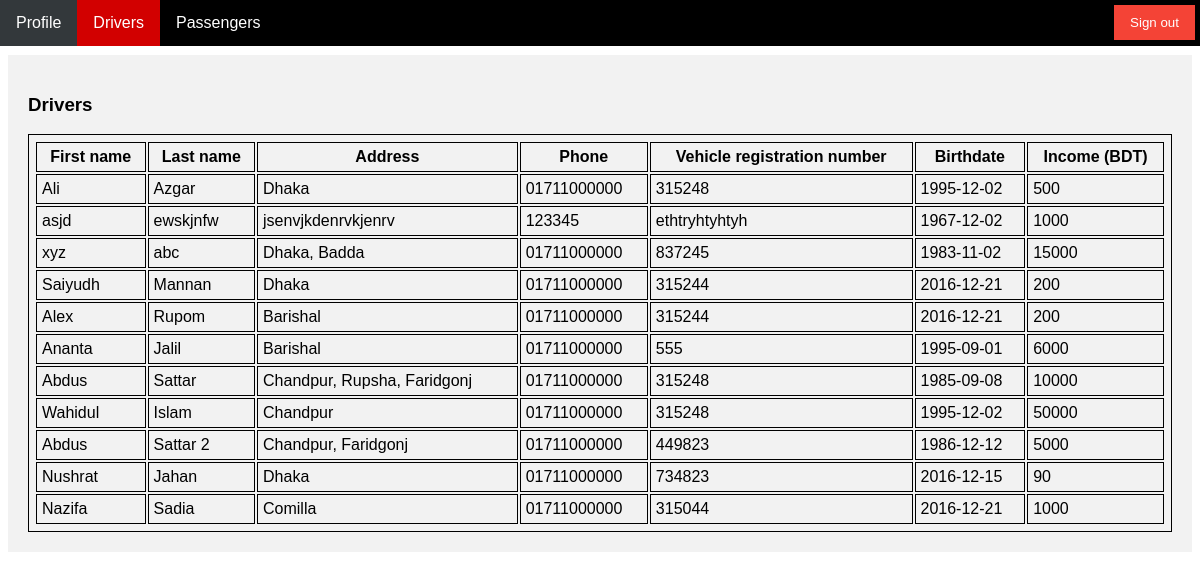
Screenshot of /CryptonCNGMS/drivers-for-admin.php (signed in) with the database file from the repository.
### tables this page shows
CREATE TABLE `users` (
  `uid` varchar(25) NOT NULL,
  `utype` varchar(15) NOT NULL,
  `fname` varchar(35) NOT NULL,
  `lname` varchar(35) NOT NULL,
  `email` varchar(35) NOT NULL,
  `password` varchar(50) NOT NULL,
  `gender` varchar(10) NOT NULL,
  `phone` varchar(30) NOT NULL
);

CREATE TABLE `drivers` (
  `dlnum` varchar(25) NOT NULL,
  `address` text NOT NULL,
  `vrn` varchar(25) NOT NULL,
  `birthdate` date NOT NULL,
  `income` varchar(30) NOT NULL
);

### CryptonCNGMS/drivers-for-admin.php (the view, shortened to what this page needs)
<!DOCTYPE html>
<html>
	<head>
		<link rel="stylesheet" href="resources/css/styles.css">
	</head>
	<body>
		<header class="header">
			<nav-bar>
				<nav-item><a href="admin-profile.php">Profile</a></nav-item>
				<nav-item><a class="active" href="drivers-for-admin.php">Drivers</a></nav-item>
				<nav-item><a href="passengers-for-admin.php">Passengers</a></nav-item>
				<nav-item style="float:right"><button onclick="location.href='index.php'" style="background-color: #f44336">Sign out</button></nav-item>
			</nav-bar>
		</header>
		<div class="registration-form" style="">
			<?php
				$hostname = "localhost";
				$username = "root";
				$password = "";
				$db_name = "cryptoncngms";
				$db = mysql_connect($hostname, $username, $password);
				if ($db) {
					$select_db = mysql_select_db($db_name);
					$uid = $_SESSION["uid"];
					if ($select_db) {
						$query = "SELECT utype FROM cryptoncngms.users WHERE cryptoncngms.users.uid = '$uid'";
						$result = mysql_query($query);
						if ($result) {
							$row = mysql_fetch_array($result);
							if ($row['utype'] == "admin") {
								if ($result) {
									echo "<h3>Drivers</h3>";
									$query = "SELECT * FROM cryptoncngms.users, cryptoncngms.drivers WHERE uid = dlnum";
									$result = mysql_query($query);
									if ($result) {
										echo '<table style="width: 100%;padding: 5px;border: 1px solid black">';
										echo '<tr><th style="padding: 5px;border: 1px solid black">First name</th><th style="padding: 5px;border: 1px solid black">Last name</th><th style="padding: 5px;border: 1px solid black">Address</th><th style="padding: 5px;border: 1px solid black">Phone</th>';
										echo '<th style="padding: 5px;border: 1px solid black">Vehicle registration number</th><th style="padding: 5px;border: 1px solid black">Birthdate</th><th style="padding: 5px;border: 1px solid black">Income (BDT)</th></tr>';
										while ($row = mysql_fetch_array($result)) {
											if($row) {
												echo '<tr><td style="padding: 5px;border: 1px solid black">' . $row['fname'] . '</td><td style="padding: 5px;border: 1px solid black">' . $row['lname'] . '</td><td style="padding: 5px;border: 1px solid black">' . $row['address'] . '</td><td style="padding: 5px;border: 1px solid black">' . $row['phone'] . '</td><td style="padding: 5px;border: 1px solid black">' . $row['vrn'] . '</td><td style="padding: 5px;border: 1px solid black">' . $row['birthdate'] . '</td>';
												echo '<td style="padding: 5px;border: 1px solid black">' . $row['income'] . '</td></tr>';
											}
										}
										echo '</table>';
									}
									else {
										echo mysql_error();
									}
								}
							}
						} else {
							mysql_error();
						}
					}
					else {
						echo mysql_error();
					}
				}
				else {
					echo mysql_error();
				}
			?>
		</div>
	</body>
</html>

### CryptonCNGMS/resources/css/styles.css (style rules this page uses)
html * { font-family: Arial !important; }
.header, .header-home { top: 0px; left: 0px; right: 0px; padding: 0px; margin: 0px; margin-left: 0px; margin-right: 0px; position: absolute; }
nav-bar { display: block; background-color: #000000; overflow: auto; }
nav-item { float: left; }
nav-item a { display: block; color: #ffffff; text-align: center; padding: 14px 16px; text-decoration: none; }
.active { background-color: #d20000; }
button { background-color: #1e90ff; color: white; padding: 10px 16px; margin: 5px 5px; border: none; cursor: pointer; }
.registration-form { margin: 55px 0px; background-color: #f2f2f2; padding: 20px; }

### rows the page displays
users: fname "Ali", lname "Azgar", drivers.address "Dhaka", phone "01711000000", drivers.vrn "315248", drivers.birthdate "1995-12-02", drivers.income "500"
users: fname "asjd", lname "ewskjnfw", drivers.address "jsenvjkdenrvkjenrv", phone "123345", drivers.vrn "ethtryhtyhtyh", drivers.birthdate "1967-12-02", drivers.income "1000"
users: fname "xyz", lname "abc", drivers.address "Dhaka, Badda", phone "01711000000", drivers.vrn "837245", drivers.birthdate "1983-11-02", drivers.income "15000"
users: fname "Saiyudh", lname "Mannan", drivers.address "Dhaka", phone "01711000000", drivers.vrn "315244", drivers.birthdate "2016-12-21", drivers.income "200"
users: fname "Alex", lname "Rupom", drivers.address "Barishal", phone "01711000000", drivers.vrn "315244", drivers.birthdate "2016-12-21", drivers.income "200"
users: fname "Ananta", lname "Jalil", drivers.address "Barishal", phone "01711000000", drivers.vrn "555", drivers.birthdate "1995-09-01", drivers.income "6000"
users: fname "Abdus", lname "Sattar", drivers.address "Chandpur, Rupsha, Faridgonj", phone "01711000000", drivers.vrn "315248", drivers.birthdate "1985-09-08", drivers.income "10000"
users: fname "Wahidul", lname "Islam", drivers.address "Chandpur", phone "01711000000", drivers.vrn "315248", drivers.birthdate "1995-12-02", drivers.income "50000"
users: fname "Abdus", lname "Sattar 2", drivers.address "Chandpur, Faridgonj", phone "01711000000", drivers.vrn "449823", drivers.birthdate "1986-12-12", drivers.income "5000"
users: fname "Nushrat", lname "Jahan", drivers.address "Dhaka", phone "01711000000", drivers.vrn "734823", drivers.birthdate "2016-12-15", drivers.income "90"
users: fname "Nazifa", lname "Sadia", drivers.address "Comilla", phone "01711000000", drivers.vrn "315044", drivers.birthdate "2016-12-21", drivers.income "1000"
